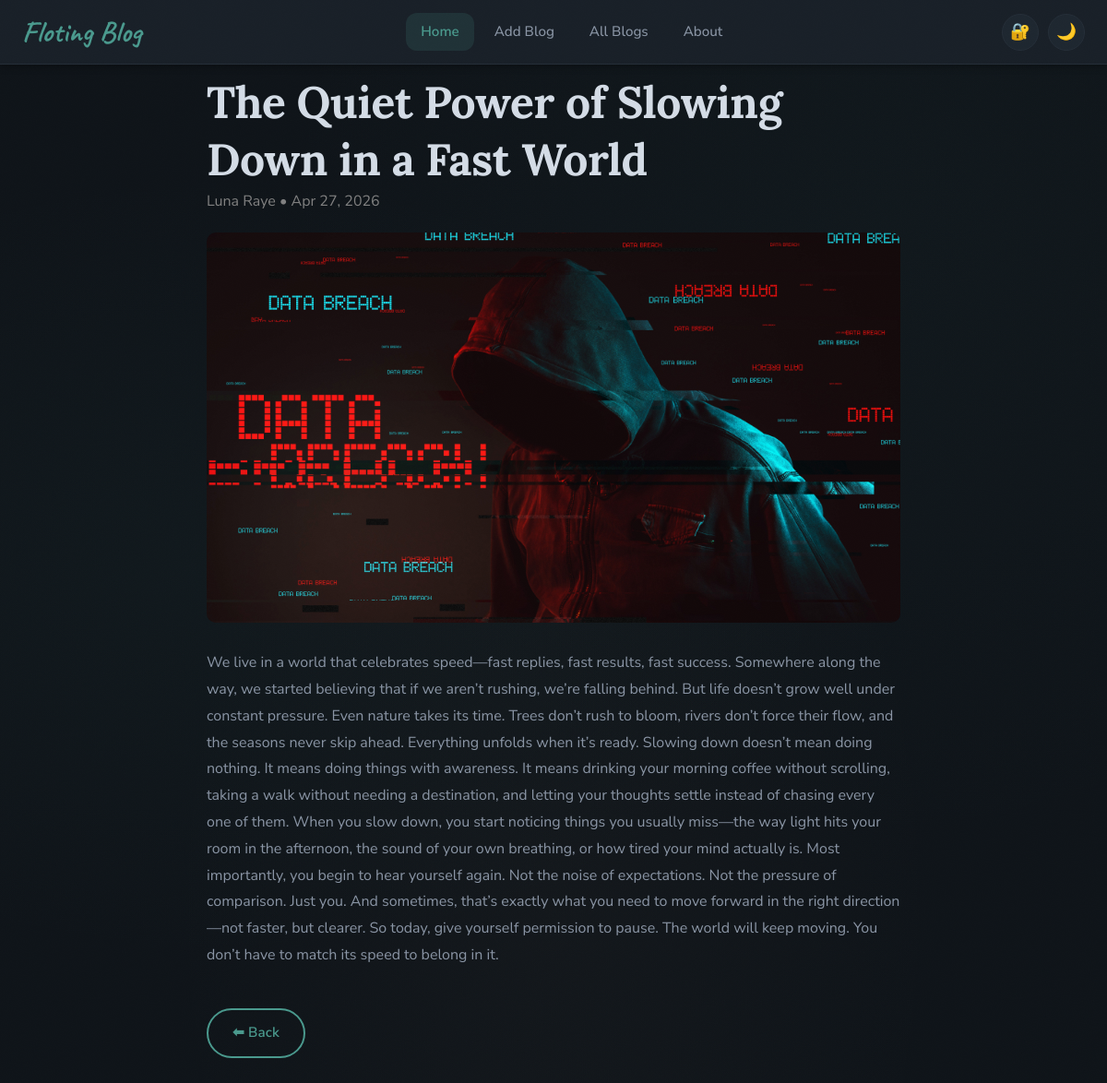
Page /blog/3/ on the committed database.
### blog/models.py (models this page shows, shortened)
class Blog(models.Model):
    user = models.ForeignKey(User, on_delete=models.CASCADE)
    title = models.CharField(max_length=200)
    content = models.TextField()
    image = models.ImageField(upload_to='blog_images/', null=True, blank=True)
    author = models.CharField(max_length=100, default="Admin")
    category = models.CharField(max_length=50, default="General")
    excerpt = models.CharField(max_length=300, blank=True)
    tags = models.CharField(max_length=200, blank=True)
    created_at = models.DateTimeField(auto_now_add=True)

### blog/views.py (the view)
# urls.py: path('blog/<int:id>/', views.blog_detail, name='blog-detail'),
def blog_detail(request, id):
    post = get_object_or_404(Blog, id=id)
    return render(request, 'blog-detail.html', {'post': post})

### blog/templates/blog-detail.html
{% extends 'base.html' %}
{% block content %}
<main class="section">
    <div class="container" style="max-width:800px;">
        <h1>{{ post.title }}</h1>
        <p style="color:gray; margin-bottom:20px;">
            {{ post.author }} • {{ post.created_at|date:"M d, Y" }}
        </p>
        {% if post.image %}
            <img src="{{ post.image.url }}" style="width:100%; border-radius:10px; margin-bottom:20px;">
        {% endif %}
        <p style="line-height:1.8;">
            {{ post.content }}
        </p>
        <br>
        <a href="{% url 'home' %}" class="btn btn-outline">⬅ Back</a>
    </div>
</main>
{% endblock %}

### blog/static/css/style.css (style rules this page uses)
:root { --bg-primary: #0f1419; --bg-secondary: #192028; --bg-tertiary: #1e2730; --bg-card: #192028; --bg-card-hover: #1f2a33; --bg-input: #141c23; --text-primary: #a8b2c1; --text-secondary: #8a95a5; --text-heading: #d4dce6; --text-muted: #6b7585; --accent: #4a9a8e; --accent-hover: #5db3a6; --accent-soft: rgba(74, 154, 142, 0.15); --accent-glow: rgba(74, 154, 142, 0.3); --border-color: #252e38; --border-light: #2a3340; --shadow-sm: 0 2px 8px rgba(0, 0, 0, 0.3); --shadow-md: 0 4px 20px rgba(0, 0, 0, 0.4); --shadow-lg: 0 8px 40px rgba(0, 0, 0, 0.5); --shadow-glow: 0 0 30px var(--accent-glow); --overlay: rgba(15, 20, 25, 0.75); --texture-opacity: 0.03; --success: #5cb885; --danger: #d4726a; --warning: #d4a86a; --info: #6a9fd4; --radius-sm: 6px; --radius-md: 12px; --radius-lg: 20px; --radius-xl: 28px; --transition-fast: 0.2s ease; --transition-smooth: 0.35s cubic-bezier(0.4, 0, 0.2, 1); --transition-bounce: 0.5s cubic-bezier(0.34, 1.56, 0.64, 1); --font-handwritten: 'Caveat', cursive; --font-serif: 'Lora', Georgia, 'Times New Roman', serif; --font-sans: 'Nunito Sans', 'Segoe UI', system-ui, -apple-system, sans-serif; --max-width: 1240px; --nav-height: 70px; --footer-bg: #0a0e13; }
*, *::before, *::after { box-sizing: border-box; margin: 0; padding: 0; }
html { scroll-behavior: smooth; font-size: 16px; scroll-padding-top: var(--nav-height); }
body { font-family: var(--font-sans); background-color: var(--bg-primary); color: var(--text-primary); line-height: 1.7; min-height: 100vh; position: relative; overflow-x: hidden; transition: background-color var(--transition-smooth), color var(--transition-smooth); background-image: radial-gradient(ellipse at 20% 50%, rgba(74, 154, 142, 0.04) 0%, transparent 50%), radial-gradient(ellipse at 80% 20%, rgba(74, 154, 142, 0.03) 0%, transparent 50%), radial-gradient(ellipse at 50% 80%, rgba(160, 140, 120, 0.03) 0%, transparent 50%); background-attachment: fixed; }
body::before { content: ''; position: fixed; inset: 0; pointer-events: none; z-index: 9999; opacity: var(--texture-opacity); background-repeat: repeat; background-size: 200px 200px; }
h1, h2, h3, h4, h5, h6 { font-family: var(--font-serif); color: var(--text-heading); line-height: 1.3; font-weight: 600; letter-spacing: -0.01em; }
h1 { font-size: clamp(2.2rem, 4vw, 3.4rem); font-weight: 700; }
p { margin-bottom: 1rem; color: var(--text-secondary); }
a { color: var(--accent); text-decoration: none; transition: color var(--transition-fast); }
.container { width: 100%; max-width: var(--max-width); margin: 0 auto; padding: 0 24px; }
.section { padding: 80px 0; position: relative; }
.btn { display: inline-flex; align-items: center; gap: 8px; padding: 12px 26px; border-radius: 50px; font-weight: 600; font-size: 0.95rem; font-family: var(--font-sans); cursor: pointer; border: 2px solid transparent; transition: all var(--transition-smooth); text-decoration: none; white-space: nowrap; letter-spacing: 0.01em; position: relative; overflow: hidden; }
.btn-outline { background: transparent; border-color: var(--accent); color: var(--accent); }

### rows in the picture
Blog: title "The Quiet Power of Slowing Down in a Fast World", author "Luna Raye", created_at "Apr 27, 2026", image (picture), content "We live in a world that celebrates speed—fast replies, fast results, fast success. Somewhere along the way, we started believing that if we aren’t rushing, we’re falling behind. But life doesn’t grow well under constant pressure. Even nature takes its time. Trees don’t rush to bloom, rivers don’t force their flow, and the seasons never skip ahead. Everything unfolds when it’s ready. Slowing down doesn’t mean doing nothing. It means doing things with awareness. It means drinking your morning coffee without scrolling, taking a walk without needing a destination, and letting your thoughts settle instead of chasing every one of them. When you slow down, you start noticing things you usually…"
